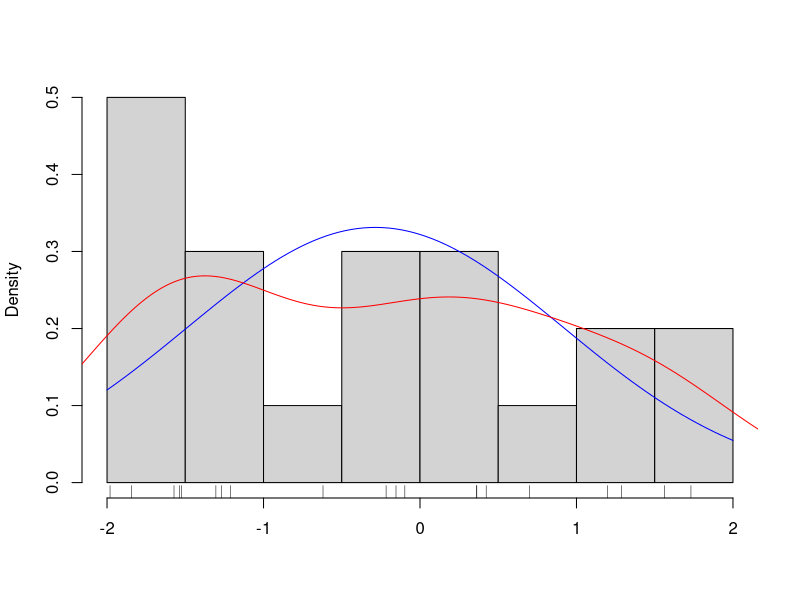

Recreate this plot in R.
## ---- chunk 1
#| echo: false

points <- runif(20,-2,2)

hist(points,xlab='',main='',prob=T)

rug(points)

mu = mean(points)
sigma = sd(points)
curve(dnorm(x,mean=mu,sd=sigma),add=T,col="blue")

lines(density(points),col="red")


